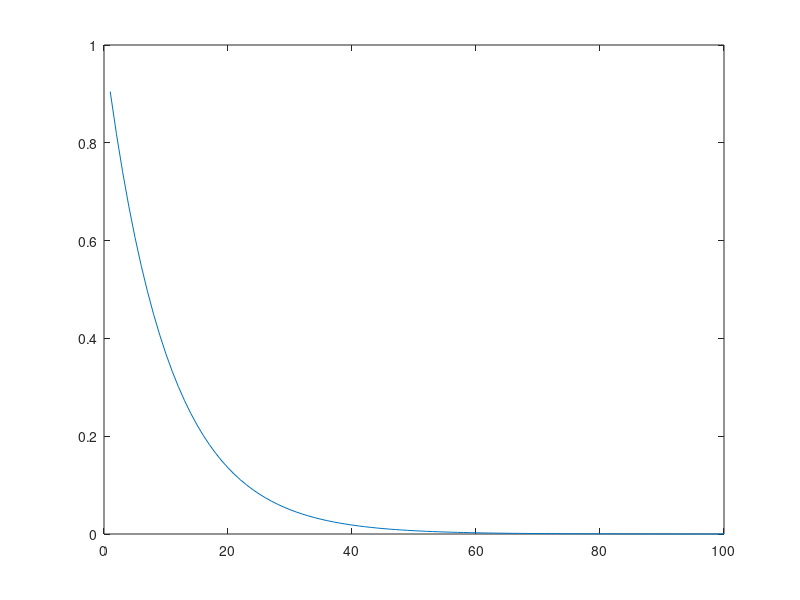

Recreate this plot in MATLAB. (Note: this script raises an error after producing the figure.)
%% Matlab convolution (conv2) and the photocurrent response
%
% These notes explain how we set up the conv2 in
%
%    @osLinear.computeCurrent
%
% In computeCurrent we use conv2(h,A) to calculate the photocurrent.  The
% columns of A are the absorptions, and h is the convolution kernel for a
% particular type of cone (L,M or S).
%
% The lesson illustrated here is that the impulse response function, h, in
% the conv2(h,A) should be extrapolated to times that match the full set of
% times of the abosrptions in A.
%
% Also, we trunctate the response at the end of the time period in which
% photon absorptions are specified.
%
% The reason for both of these choices are explained below.
%
% BW, ISETBIO Team, 2016

%% Suppose this is the convolution kernel

% We make an asymmetric kernel because it is easier to understand

tSamples = 1:100;
h = exp(-1*tSamples/10);
h = h(:);
plot(h);

%% Now, suppose we have a 2D data set (think photocurrent) here.

% Each column is a pixel, imagine the absorptions over time

% All zeros
A = zeros(100,3);

% Except one absorption
A(3,:) = 1;

%% When we convolve we get this

r = conv2(h,A);

fprintf('Length of r %d\n',length(r))

% A 1 in the first slot creates the exponential impulse response function.
% It last a long time and it doesn't start until a few steps in because,
% well, the absorptions start a few steps in
vcNewGraphWin; plot(r(:,1))

%% A value in the 3rd and 30th slot produces two of them

A = zeros(100,3);
A(3,:) = 1;
A(30,:) = 1;
r = conv2(h,A);
vcNewGraphWin; plot(r(:,1))

%%  Suppose we shorten the duration of the impulse response 

% If the IR is shorter than the duration of A ....
tSamples = 1:20;
h = exp(-1*tSamples/10);
h = h(:);

A = zeros(100,3);
A(3,:) = 1;
A(30,:) = 1;
r = conv2(h,A);

% The output is truncated.
vcNewGraphWin; plot(r(:,1))


%% But if the impulse response is longer than the stimulus

% We seem to be OK
tSamples = 1:100;
h = exp(-1*tSamples/10);
h = h(:);

A = zeros(30,3);
A(3,:) = 1;
A(30,:) = 1;
r = conv2(h,A);

% The output is truncated.
vcNewGraphWin; plot(r(:,1))

%% We decided to truncate the response to the length of the absorptions

% conv2 produces currents that carry on past the end of the stimulus time
% (absorptions).  
%
% BUT when a user creates a stimulus we think the user should bes
% specifying the entire time of interest, say by appending a uniform field.
% The values calculated by conv2() beyond the end of the stimulus assume
% that there are 0 photon absorptions in the stimulus. We don't think this
% zero-padding is expected by most (naive) users.

% We seem to be OK
tSamples = 1:100;
h = exp(-1*tSamples/10);
h = h(:);

A = zeros(30,3);
A(3,:) = 1;
A(30,:) = 1;
r = conv2(h,A);

r = r(1:100,:);

% The output is truncated.
vcNewGraphWin; plot(r(:,1))
